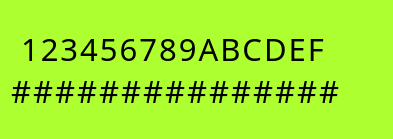
<?xml version="1.0" encoding="UTF-8"?>
<ui version="4.0">
 <class>LiquidCrystalImpl</class>
 <widget class="QWidget" name="LiquidCrystalImpl">
  <property name="geometry">
   <rect>
    <x>0</x>
    <y>0</y>
    <width>393</width>
    <height>139</height>
   </rect>
  </property>
  <property name="sizePolicy">
   <sizepolicy hsizetype="Minimum" vsizetype="Minimum">
    <horstretch>0</horstretch>
    <verstretch>0</verstretch>
   </sizepolicy>
  </property>
  <property name="minimumSize">
   <size>
    <width>393</width>
    <height>139</height>
   </size>
  </property>
  <property name="font">
   <font>
    <family>Repetition Scrolling</family>
   </font>
  </property>
  <property name="windowTitle">
   <string>LiquidCrystal</string>
  </property>
  <property name="styleSheet">
   <string notr="true">background: greenYellow; color: black;letter-spacing: 2px;line-height: 30px;</string>
  </property>
  <layout class="QHBoxLayout" name="horizontalLayout">
   <item>
    <widget class="QLabel" name="label">
     <property name="font">
      <font>
       <family>Repetition Scrolling</family>
       <pointsize>23</pointsize>
       <bold>false</bold>
       <kerning>false</kerning>
      </font>
     </property>
     <property name="styleSheet">
      <string notr="true"/>
     </property>
     <property name="frameShape">
      <enum>QFrame::NoFrame</enum>
     </property>
     <property name="frameShadow">
      <enum>QFrame::Sunken</enum>
     </property>
     <property name="text">
      <string> 123456789ABCDEF
############### </string>
     </property>
     <property name="alignment">
      <set>Qt::AlignLeading|Qt::AlignLeft|Qt::AlignVCenter</set>
     </property>
     <property name="margin">
      <number>16</number>
     </property>
    </widget>
   </item>
  </layout>
 </widget>
 <resources/>
 <connections/>
</ui>
